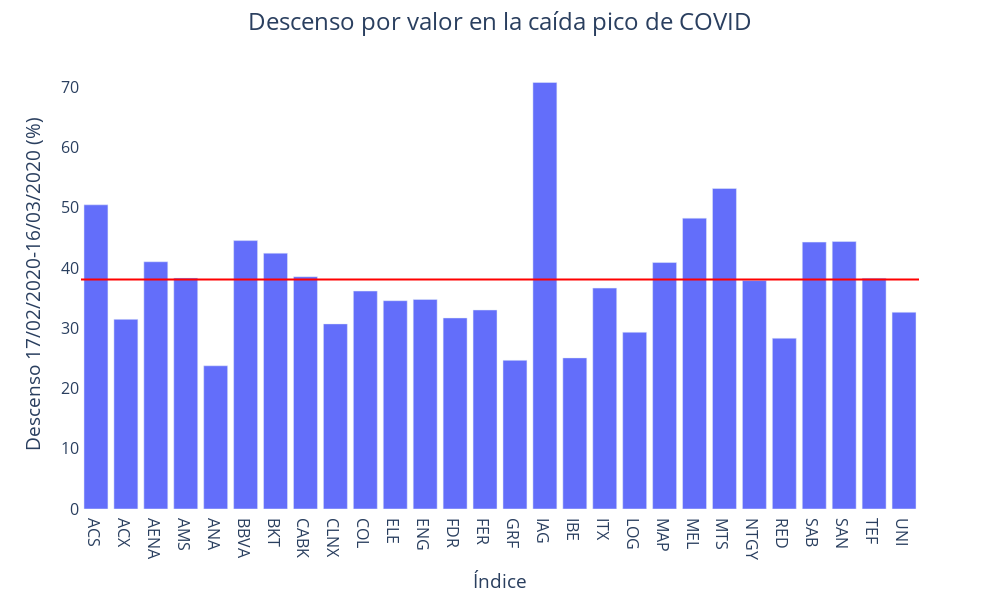

The code cell stored with this chart in its notebook:
### Code cell
grafico_descenso_por_valor1(df_descenso_empresa)

### Figure 1 — Plotly figure (JSON) as saved in the notebook; plotly's stock layout.template omitted (floating-point values rounded to 4 significant figures)
{"data": [{"alignmentgroup": "True", "hovertemplate": "Empresa=%{x}<br>Valor=%{y}<extra></extra>", "legendgroup": "", "marker": {"color": "#636efa", "pattern": {"shape": ""}}, "name": "", "offsetgroup": "", "orientation": "v", "showlegend": false, "textposition": "auto", "type": "bar", "x": ["ACS", "ACX", "AENA", "AMS", "ANA", "BBVA", "BKT", "CABK", "CLNX", "COL", "ELE", "ENG", "FDR", "FER", "GRF", "IAG", "IBE", "ITX", "LOG", "MAP", "MEL", "MTS", "NTGY", "RED", "SAB", "SAN", "TEF", "UNI"], "xaxis": "x", "y": [50.49, 31.48, 41.04, 38.34, 23.77, 44.55, 42.47, 38.57, 30.73, 36.17, 34.58, 34.79, 31.71, 33.03, 24.68, 70.8, 25.08, 36.67, 29.34, 40.91, 48.28, 53.2, 37.92, 28.35, 44.3, 44.4, 38.3, 32.66], "yaxis": "y"}], "layout": {"autosize": false, "barmode": "relative", "font": {"size": 16}, "height": 600, "legend": {"tracegroupgap": 0}, "margin": {"t": 60}, "paper_bgcolor": "white", "plot_bgcolor": "white", "shapes": [{"line": {"color": "red", "width": 2}, "name": "Media", "type": "line", "x0": -0.5, "x1": 27.5, "y0": 38.09, "y1": 38.09}], "showlegend": true, "title": {"font": {"size": 24}, "text": "Descenso por valor en la caída pico de COVID", "x": 0.5}, "width": 1000, "xaxis": {"anchor": "y", "domain": [0, 1], "title": {"text": "Índice"}}, "yaxis": {"anchor": "x", "domain": [0, 1], "title": {"text": "Descenso 17/02/2020-16/03/2020 (%)"}}}}
